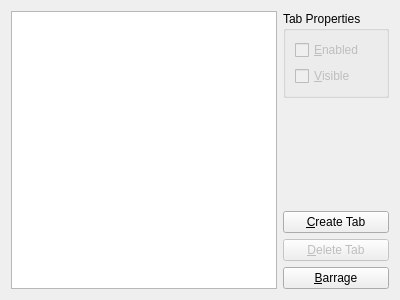
<?xml version="1.0" encoding="UTF-8"?>
<ui version="4.0">
 <class>FormTabTester</class>
 <widget class="QWidget" name="FormTabTester">
  <property name="geometry">
   <rect>
    <x>0</x>
    <y>0</y>
    <width>400</width>
    <height>300</height>
   </rect>
  </property>
  <property name="windowTitle">
   <string>Form</string>
  </property>
  <layout class="QHBoxLayout" name="horizontalLayout_2">
   <item>
    <layout class="QVBoxLayout" name="verticalLayout">
     <item>
      <widget class="QListWidget" name="listWidget"/>
     </item>
     <item>
      <layout class="QHBoxLayout" name="horizontalLayout"/>
     </item>
    </layout>
   </item>
   <item>
    <layout class="QVBoxLayout" name="verticalLayout_5">
     <item>
      <widget class="QGroupBox" name="groupBox_2">
       <property name="title">
        <string>Tab Properties</string>
       </property>
       <layout class="QVBoxLayout" name="verticalLayout_3">
        <item>
         <layout class="QVBoxLayout" name="verticalLayout_2">
          <item>
           <widget class="QCheckBox" name="isEnabled">
            <property name="enabled">
             <bool>false</bool>
            </property>
            <property name="text">
             <string>&amp;Enabled</string>
            </property>
           </widget>
          </item>
          <item>
           <widget class="QCheckBox" name="isVisible">
            <property name="enabled">
             <bool>false</bool>
            </property>
            <property name="text">
             <string>&amp;Visible</string>
            </property>
           </widget>
          </item>
         </layout>
        </item>
       </layout>
      </widget>
     </item>
     <item>
      <spacer name="verticalSpacer">
       <property name="orientation">
        <enum>Qt::Vertical</enum>
       </property>
       <property name="sizeHint" stdset="0">
        <size>
         <width>20</width>
         <height>40</height>
        </size>
       </property>
      </spacer>
     </item>
     <item>
      <widget class="QPushButton" name="btnCreate">
       <property name="text">
        <string>&amp;Create Tab</string>
       </property>
      </widget>
     </item>
     <item>
      <widget class="QPushButton" name="btnDelete">
       <property name="enabled">
        <bool>false</bool>
       </property>
       <property name="text">
        <string>&amp;Delete Tab</string>
       </property>
      </widget>
     </item>
     <item>
      <widget class="QPushButton" name="btnBarrage">
       <property name="text">
        <string>&amp;Barrage</string>
       </property>
      </widget>
     </item>
    </layout>
   </item>
  </layout>
 </widget>
 <tabstops>
  <tabstop>listWidget</tabstop>
  <tabstop>isEnabled</tabstop>
  <tabstop>isVisible</tabstop>
 </tabstops>
 <resources/>
 <connections/>
</ui>
